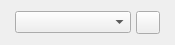
<?xml version="1.0" encoding="UTF-8"?>
<ui version="4.0">
 <class>glitch_object_digital_io_arduino</class>
 <widget class="QWidget" name="glitch_object_digital_io_arduino">
  <property name="geometry">
   <rect>
    <x>0</x>
    <y>0</y>
    <width>175</width>
    <height>45</height>
   </rect>
  </property>
  <property name="windowTitle">
   <string>Form</string>
  </property>
  <layout class="QHBoxLayout" name="horizontalLayout">
   <property name="spacing">
    <number>5</number>
   </property>
   <property name="leftMargin">
    <number>15</number>
   </property>
   <property name="topMargin">
    <number>5</number>
   </property>
   <property name="rightMargin">
    <number>15</number>
   </property>
   <property name="bottomMargin">
    <number>5</number>
   </property>
   <item>
    <widget class="QComboBox" name="function">
     <property name="currentText">
      <string notr="true"/>
     </property>
     <property name="sizeAdjustPolicy">
      <enum>QComboBox::AdjustToContents</enum>
     </property>
    </widget>
   </item>
   <item>
    <widget class="QToolButton" name="context_menu">
     <property name="text">
      <string/>
     </property>
     <property name="icon">
      <iconset resource="../../Icons/icons.qrc">
       <normaloff>:/context-menu.png</normaloff>:/context-menu.png</iconset>
     </property>
    </widget>
   </item>
  </layout>
 </widget>
 <tabstops>
  <tabstop>function</tabstop>
  <tabstop>context_menu</tabstop>
 </tabstops>
 <resources>
  <include location="../../Icons/icons.qrc"/>
 </resources>
 <connections/>
</ui>
